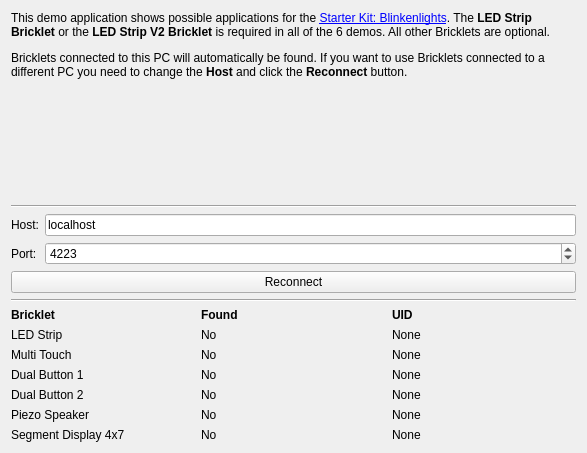
<?xml version="1.0" encoding="UTF-8"?>
<ui version="4.0">
 <class>Setup</class>
 <widget class="QWidget" name="Setup">
  <property name="geometry">
   <rect>
    <x>0</x>
    <y>0</y>
    <width>587</width>
    <height>453</height>
   </rect>
  </property>
  <property name="windowTitle">
   <string>Form</string>
  </property>
  <layout class="QVBoxLayout" name="verticalLayout">
   <item>
    <widget class="QLabel" name="label_3">
     <property name="sizePolicy">
      <sizepolicy hsizetype="MinimumExpanding" vsizetype="MinimumExpanding">
       <horstretch>0</horstretch>
       <verstretch>1</verstretch>
      </sizepolicy>
     </property>
     <property name="text">
      <string>&lt;html&gt;&lt;head/&gt;&lt;body&gt;&lt;p&gt;This demo application shows possible applications for the &lt;a href=&quot;http://www.tinkerforge.com/en/doc/Kits/Blinkenlights/Blinkenlights.html&quot;&gt;&lt;span style=&quot; text-decoration: underline; color:#0000ff;&quot;&gt;Starter Kit: Blinkenlights&lt;/span&gt;&lt;/a&gt;. The &lt;span style=&quot; font-weight:600;&quot;&gt;LED Strip Bricklet &lt;/span&gt;or the &lt;span style=&quot; font-weight:600;&quot;&gt;LED Strip V2 Bricklet &lt;/span&gt;is required in all of the 6 demos. All other Bricklets are optional.&lt;/p&gt;&lt;p&gt;Bricklets connected to this PC will automatically be found. If you want to use Bricklets connected to a different PC you need to change the &lt;span style=&quot; font-weight:600;&quot;&gt;Host&lt;/span&gt; and click the &lt;span style=&quot; font-weight:600;&quot;&gt;Reconnect&lt;/span&gt; button.&lt;/p&gt;&lt;/body&gt;&lt;/html&gt;</string>
     </property>
     <property name="alignment">
      <set>Qt::AlignLeading|Qt::AlignLeft|Qt::AlignTop</set>
     </property>
     <property name="wordWrap">
      <bool>true</bool>
     </property>
     <property name="openExternalLinks">
      <bool>true</bool>
     </property>
    </widget>
   </item>
   <item>
    <widget class="Line" name="line_2">
     <property name="orientation">
      <enum>Qt::Horizontal</enum>
     </property>
    </widget>
   </item>
   <item>
    <layout class="QGridLayout" name="gridLayout_2">
     <item row="0" column="0">
      <widget class="QLabel" name="label">
       <property name="text">
        <string>Host:</string>
       </property>
      </widget>
     </item>
     <item row="0" column="1">
      <widget class="QLineEdit" name="edit_host">
       <property name="text">
        <string>localhost</string>
       </property>
      </widget>
     </item>
     <item row="1" column="0">
      <widget class="QLabel" name="label_2">
       <property name="text">
        <string>Port:</string>
       </property>
      </widget>
     </item>
     <item row="1" column="1">
      <widget class="QSpinBox" name="spinbox_port">
       <property name="minimum">
        <number>1</number>
       </property>
       <property name="maximum">
        <number>65536</number>
       </property>
       <property name="value">
        <number>4223</number>
       </property>
      </widget>
     </item>
    </layout>
   </item>
   <item>
    <widget class="QPushButton" name="button_reconnect">
     <property name="text">
      <string>Reconnect</string>
     </property>
    </widget>
   </item>
   <item>
    <widget class="Line" name="line">
     <property name="orientation">
      <enum>Qt::Horizontal</enum>
     </property>
    </widget>
   </item>
   <item>
    <layout class="QGridLayout" name="gridLayout">
     <item row="6" column="0">
      <widget class="QLabel" name="label_12">
       <property name="text">
        <string>Segment Display 4x7</string>
       </property>
      </widget>
     </item>
     <item row="2" column="1">
      <widget class="QLabel" name="label_multi_touch_found">
       <property name="text">
        <string>No</string>
       </property>
      </widget>
     </item>
     <item row="3" column="0">
      <widget class="QLabel" name="label_9">
       <property name="text">
        <string>Dual Button 1</string>
       </property>
      </widget>
     </item>
     <item row="4" column="0">
      <widget class="QLabel" name="label_10">
       <property name="text">
        <string>Dual Button 2</string>
       </property>
      </widget>
     </item>
     <item row="0" column="0">
      <widget class="QLabel" name="label_4">
       <property name="sizePolicy">
        <sizepolicy hsizetype="Preferred" vsizetype="Preferred">
         <horstretch>0</horstretch>
         <verstretch>0</verstretch>
        </sizepolicy>
       </property>
       <property name="text">
        <string>&lt;html&gt;&lt;head/&gt;&lt;body&gt;&lt;p&gt;&lt;span style=&quot; font-weight:600;&quot;&gt;Bricklet&lt;/span&gt;&lt;/p&gt;&lt;/body&gt;&lt;/html&gt;</string>
       </property>
      </widget>
     </item>
     <item row="0" column="1">
      <widget class="QLabel" name="label_5">
       <property name="text">
        <string>&lt;html&gt;&lt;head/&gt;&lt;body&gt;&lt;p&gt;&lt;span style=&quot; font-weight:600;&quot;&gt;Found&lt;/span&gt;&lt;/p&gt;&lt;/body&gt;&lt;/html&gt;</string>
       </property>
      </widget>
     </item>
     <item row="0" column="2">
      <widget class="QLabel" name="label_6">
       <property name="text">
        <string>&lt;html&gt;&lt;head/&gt;&lt;body&gt;&lt;p&gt;&lt;span style=&quot; font-weight:600;&quot;&gt;UID&lt;/span&gt;&lt;/p&gt;&lt;/body&gt;&lt;/html&gt;</string>
       </property>
      </widget>
     </item>
     <item row="1" column="0">
      <widget class="QLabel" name="label_7">
       <property name="text">
        <string>LED Strip</string>
       </property>
      </widget>
     </item>
     <item row="2" column="0">
      <widget class="QLabel" name="label_8">
       <property name="text">
        <string>Multi Touch</string>
       </property>
      </widget>
     </item>
     <item row="5" column="0">
      <widget class="QLabel" name="label_11">
       <property name="text">
        <string>Piezo Speaker</string>
       </property>
      </widget>
     </item>
     <item row="1" column="1">
      <widget class="QLabel" name="label_led_strip_found">
       <property name="text">
        <string>No</string>
       </property>
      </widget>
     </item>
     <item row="3" column="1">
      <widget class="QLabel" name="label_dual_button1_found">
       <property name="text">
        <string>No</string>
       </property>
      </widget>
     </item>
     <item row="4" column="1">
      <widget class="QLabel" name="label_dual_button2_found">
       <property name="text">
        <string>No</string>
       </property>
      </widget>
     </item>
     <item row="5" column="1">
      <widget class="QLabel" name="label_piezo_speaker_found">
       <property name="text">
        <string>No</string>
       </property>
      </widget>
     </item>
     <item row="6" column="1">
      <widget class="QLabel" name="label_segment_display_found">
       <property name="text">
        <string>No</string>
       </property>
      </widget>
     </item>
     <item row="1" column="2">
      <widget class="QLabel" name="label_led_strip_uid">
       <property name="text">
        <string>None</string>
       </property>
      </widget>
     </item>
     <item row="2" column="2">
      <widget class="QLabel" name="label_multi_touch_uid">
       <property name="text">
        <string>None</string>
       </property>
      </widget>
     </item>
     <item row="3" column="2">
      <widget class="QLabel" name="label_dual_button1_uid">
       <property name="text">
        <string>None</string>
       </property>
      </widget>
     </item>
     <item row="4" column="2">
      <widget class="QLabel" name="label_dual_button2_uid">
       <property name="text">
        <string>None</string>
       </property>
      </widget>
     </item>
     <item row="5" column="2">
      <widget class="QLabel" name="label_piezo_speaker_uid">
       <property name="text">
        <string>None</string>
       </property>
      </widget>
     </item>
     <item row="6" column="2">
      <widget class="QLabel" name="label_segment_display_uid">
       <property name="text">
        <string>None</string>
       </property>
      </widget>
     </item>
    </layout>
   </item>
  </layout>
 </widget>
 <resources/>
 <connections/>
</ui>
